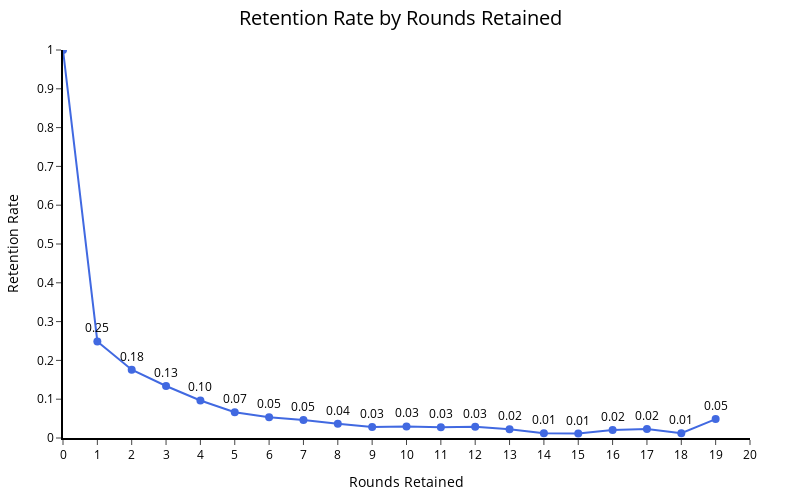

Here is the notebook cell this chart was saved with:
### Code cell
# Calculate the mean retention for each round
for n in range(len(retention_table)):
    if n != 0:
        retention_table.iloc[n, -n:] = np.nan
mean_retention = retention_table.mean()

# Create a line plot for mean retention
fig = go.Figure(data=go.Scatter(
    x=mean_retention.index, 
    y=mean_retention.values, 
    mode='lines+markers+text', 
    name='Mean Retention', 
    text=[f'{x:.2f}' for x in mean_retention.values], 
    textposition='top center',
    line=dict(color='royalblue', width=2),
    marker=dict(color='royalblue', size=8)
))

# Customize the layout to remove the graph outline/box and adjust axes
fig.update_layout(
    title=dict(
        text='Retention Rate by Rounds Retained',
        x=0.5,
        xanchor='center',
        font=dict(size=20, color='black')
    ),
    xaxis=dict(
        title='Rounds Retained',
        showline=True,
        linewidth=2,
        linecolor='black',
        mirror=False,
        ticks='outside',
        tickmode='linear',
        dtick=1,
        tickfont=dict(size=12, color='black'),
        range=[0, max(mean_retention.index) + 1]  # Ensure x-axis starts from 0
    ),
    yaxis=dict(
        title='Retention Rate',
        showline=True,
        linewidth=2,
        linecolor='black',
        mirror=False,
        ticks='outside',
        tickmode='linear',
        dtick=0.1,
        tickfont=dict(size=12, color='black'),
        range=[0, 1]  # Ensure y-axis goes from 0 to 1
    ),
    plot_bgcolor='white',
    font=dict(size=12, color='black'),
    width=800,
    height=500,
    margin=dict(l=50, r=50, t=50, b=50),
    showlegend=False
)

# Show the plot
fig.show()

### Figure 1 — Plotly figure (JSON) as saved in the notebook; plotly's stock layout.template omitted (floating-point values rounded to 4 significant figures)
{"data": [{"line": {"color": "royalblue", "width": 2}, "marker": {"color": "royalblue", "size": 8}, "mode": "lines+markers+text", "name": "Mean Retention", "text": ["1.00", "0.25", "0.18", "0.13", "0.10", "0.07", "0.05", "0.05", "0.04", "0.03", "0.03", "0.03", "0.03", "0.02", "0.01", "0.01", "0.02", "0.02", "0.01", "0.05"], "textposition": "top center", "type": "scatter", "x": [0, 1, 2, 3, 4, 5, 6, 7, 8, 9, 10, 11, 12, 13, 14, 15, 16, 17, 18, 19], "y": [1, 0.2488, 0.176, 0.134, 0.09681, 0.06652, 0.0533, 0.04648, 0.03674, 0.02836, 0.02966, 0.0274, 0.02927, 0.02228, 0.01255, 0.01156, 0.02039, 0.02292, 0.0122, 0.04878]}], "layout": {"font": {"color": "black", "size": 12}, "height": 500, "margin": {"b": 50, "l": 50, "r": 50, "t": 50}, "plot_bgcolor": "white", "showlegend": false, "title": {"font": {"color": "black", "size": 20}, "text": "Retention Rate by Rounds Retained", "x": 0.5, "xanchor": "center"}, "width": 800, "xaxis": {"dtick": 1, "linecolor": "black", "linewidth": 2, "mirror": false, "range": [0, 20], "showline": true, "tickfont": {"color": "black", "size": 12}, "tickmode": "linear", "ticks": "outside", "title": {"text": "Rounds Retained"}}, "yaxis": {"dtick": 0.1, "linecolor": "black", "linewidth": 2, "mirror": false, "range": [0, 1], "showline": true, "tickfont": {"color": "black", "size": 12}, "tickmode": "linear", "ticks": "outside", "title": {"text": "Retention Rate"}}}}
